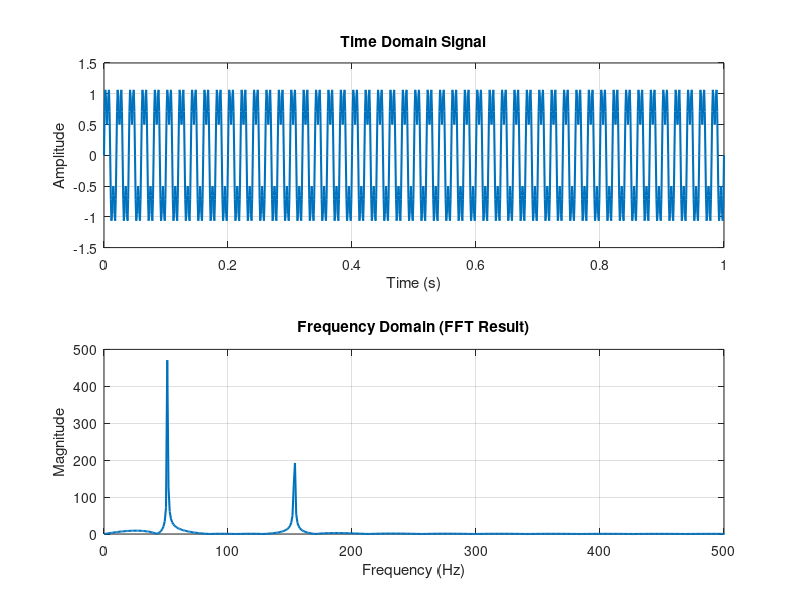

Reproduce this figure in MATLAB.
clc;                  % Command Window পরিষ্কার করে — পুরানো output মুছে ফেলে
clear;                % Workspace থেকে আগের সব variables মুছে ফেলে
close all;            % আগের সব figure window বন্ধ করে


fs = 1000;            % প্রতি সেকেন্ডে কয়টা sample নেওয়া হবে (Sampling Frequency = 1000 Hz)
t = 0:1/fs:1;         % 0 থেকে 1 সেকেন্ড পর্যন্ত সময়কে ছোট ছোট step-এ ভাগ করে (Time vector তৈরি করে)
f1 = 50;              % প্রথম সাইন তরঙ্গের ফ্রিকোয়েন্সি ৫০ Hz
f2 = 150;             % দ্বিতীয় সাইন তরঙ্গের ফ্রিকোয়েন্সি ১৫০ Hz
x = sin(2*pi*f1*t) + 0.5*sin(2*pi*f2*t);  
                      % দুটি সাইন তরঙ্গ যোগ করা হলো — ২য়টার amplitude অর্ধেক


subplot(2,1,1);       % Figure-কে ২ ভাগে ভাগ করলো — এটা প্রথম প্লট (উপরের অংশ)
plot(t, x, 'LineWidth', 1.5); % Time-domain signal প্লট করা হলো
title('Time Domain Signal');  % উপরে শিরোনাম লেখা
xlabel('Time (s)');           % X-axis এ "Time (s)" লেখা
ylabel('Amplitude');          % Y-axis এ "Amplitude" লেখা
grid on;                      % প্লটে গ্রিড দেখানো হচ্ছে — পড়তে সুবিধা হয়


% FFT
N = length(x);        % সিগন্যালের মোট কতগুলো sample আছে তা বের করা

NFFT = 2^nextpow2(N); % FFT করার জন্য নিকটের 2^n সাইজ নেয়া — এতে FFT দ্রুত হয় (Zero Padding হয়)

X = fft(x, NFFT);             % MATLAB-এর built-in FFT ফাংশন ব্যবহার করে ফ্রিকোয়েন্সি ডোমেইনে রূপান্তর

f = (0:(NFFT/2)-1)*(fs/NFFT);       % Frequency axis তৈরি করা হলো — ০ থেকে fs/2 পর্যন্ত positive frequency

magX = abs(X);        % FFT complex মান দেয় — abs() দিয়ে Magnitude নেওয়া হলো      

mag = magX(1:NFFT/2); % FFT ফলাফলের শুধু প্রথম অর্ধেক রাখা হলো — কারণ বাকিটা Duplicate (Negative freq)

subplot(2,1,2);       % Figure-এর দ্বিতীয় অংশে প্লট করার প্রস্তুতি
plot(f, mag, 'LineWidth', 1.5); % Frequency domain magnitude প্লট
title('Frequency Domain (FFT Result)'); % শিরোনাম
xlabel('Frequency (Hz)');      % X-axis লেবেল
ylabel('Magnitude');           % Y-axis লেবেল
xlim([0 fs/2]);                % 0 থেকে Half sampling rate (Nyquist limit) পর্যন্ত দেখানো
grid on;                       % গ্রিড অন করা — স্পষ্ট বুঝতে



%% Another way      ======> Two-Sided Spectrum + xlim([0 fs/2])
clc;
clear;
close all;

% Time domain signal
fs = 1000;              % Sampling frequency
t = 0:1/fs:1;           % Time vector (1 second)
f1 = 50;                % Frequency component 1
f2 = 150;               % Frequency component 2
x = sin(2*pi*f1*t) + 0.5*sin(2*pi*f2*t);  % Composite signal

subplot(2,1,1);
plot(t, x, 'LineWidth', 1.5);
title('Time Domain Signal');
xlabel('Time (s)');
ylabel('Amplitude');
grid on;

% FFT
N = length(x);          % Number of samples

NFFT = 2^nextpow2(N);

X = fft(x, NFFT);             % Built-in FFT function

f = 0:NFFT-1;     % Frequency axis

magX = abs(X);

% Magnitude Spectrum
subplot(2,1,2);
plot(f, magX, 'LineWidth', 1.5);
title('Frequency Domain (FFT Result)');
xlabel('Frequency (Hz)');
ylabel('Magnitude');
xlim([0 fs/2]);      % Show only positive frequencies
grid on;
